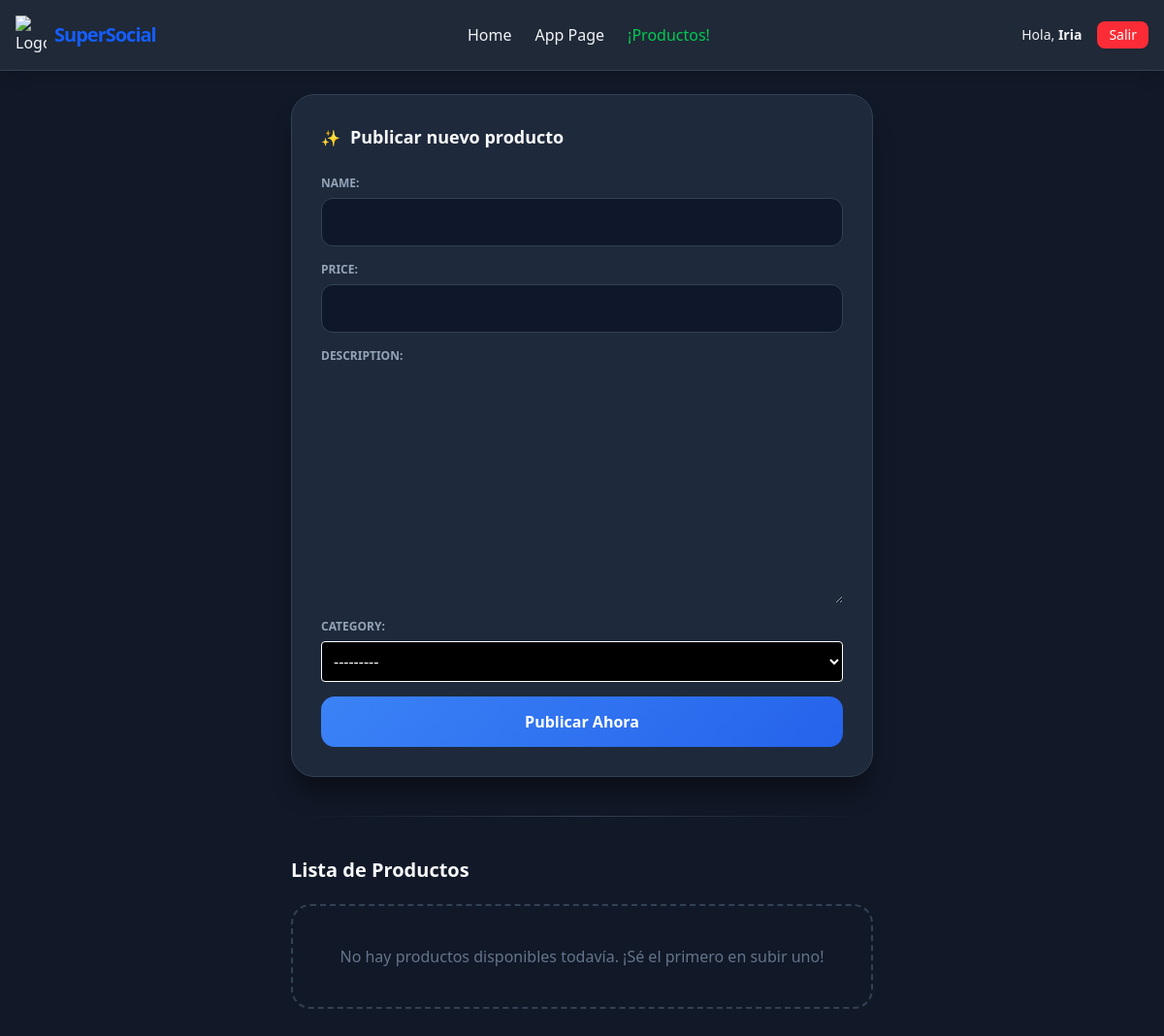
The page /Super_Social/products/ (signed in) on the database as committed earlier.
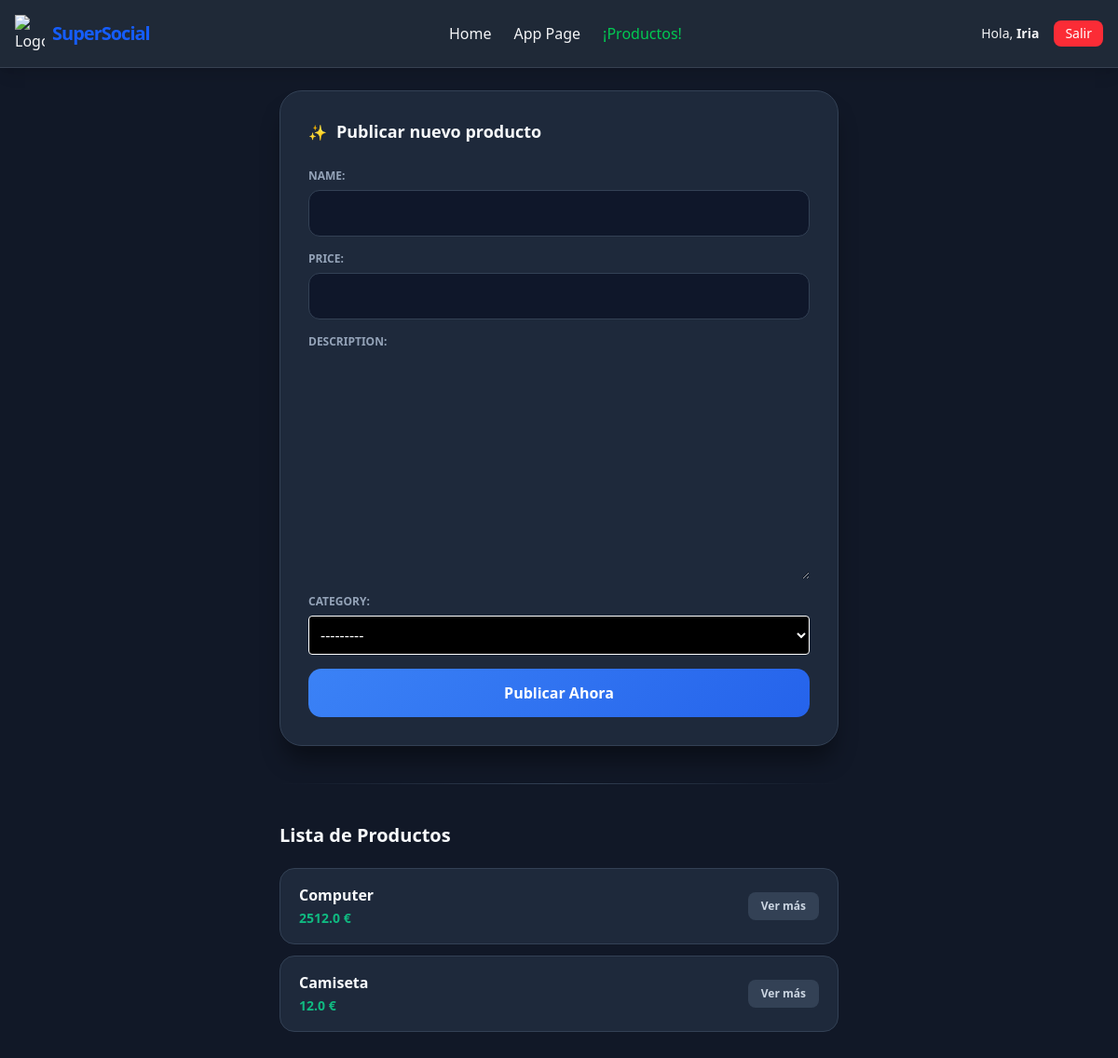
The same page on the database as committed later.
### Super_Social/models.py (models this page shows, shortened)
class Product(models.Model):
    name = models.CharField(max_length=100)
    price = models.FloatField()
    description = models.TextField()
    category = models.CharField(max_length=3, choices=[('cl', 'Clothing',), ('el', 'Electronics'), ('fd', 'Food')])
    user = models.ForeignKey(User, on_delete=models.CASCADE)
    date_published = models.DateTimeField(auto_now_add=True)

### Super_Social/views.py (the view)
# urls.py: path('products/', views.post_new, name='post_new'),
@login_required(login_url="/users/login/")
def post_new(request):
    product_list = Product.objects.all()[:20]
    if request.method == 'POST':
        form = forms.UploadProduct(request.POST, request.FILES)
        if form.is_valid():
            newpost = form.save(commit=False)
            newpost.user = request.user
            newpost.save()
            form = forms.UploadProduct()
        return render(request, 'products/list.html', { "product_list": product_list, 'form':form})
    else:
        form = forms.UploadProduct()
    return render(request, 'products/list.html', { "product_list": product_list, 'form':form})

### Super_Social/forms.py
class UploadProduct(forms.ModelForm):
    class Meta:
        model = Product
        fields = ['name', 'price', 'description', 'category']
        widgets = {
            'category': forms.Select(attrs={
                'class': 'bg-black text-white border border-white p-2 rounded dark:bg-gray-800 dark:text-white dark:border-gray-600'
            })
        }

### Super_Social/templates/products/list.html (shortened to what this page needs)
{% extends "base.html" %}
{% load static %}
{% block content %}
<div class="product-page-container">
    <div class="upload-card">
        <div class="card-header">
            <span class="icon">✨</span>
            <h2>Publicar nuevo producto</h2>
        </div>
        <form action="{% url 'Super_Social:post_new' %}" method="post" enctype="multipart/form-data" class="upload-form">
            <div class="form-fields-wrapper">
                {{ form.as_p }}
            </div>
            <button type="submit" class="btn-primary">
                <span>Publicar Ahora</span>
            </button>
        </form>
    </div>
    <hr class="separator">
    <div class="list-section">
        <h1 class="section-title">Lista de Productos</h1>
        <div class="products-grid">
            {% for product in product_list %}
                <div class="product-item">
                    <div class="product-info">
                        <span class="product-name">{{ product.name }}</span>
                        <span class="product-price">{{ product.price }} €</span>
                    </div>
                    <button class="btn-view">Ver más</button>
                </div>
            {% empty %}
                <div class="empty-state">
                    <p>No hay productos disponibles todavía. ¡Sé el primero en subir uno!</p>
                </div>
            {% endfor %}
        </div>
    </div>
</div>
{% endblock %}

Rows that differ between the two databases and show on the page:
added Product: name "Computer", price "2512.0"
added Product: name "Camiseta", price "12.0"
Other text that changed with them:
text no longer shown: "No hay productos disponibles todavía. ¡Sé el primero en subir uno!"
